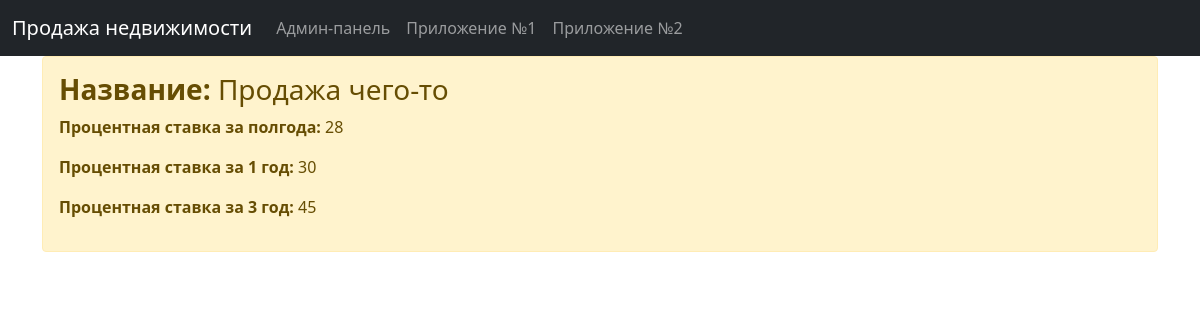
The app's page /api/vl/data/logic2, older data.
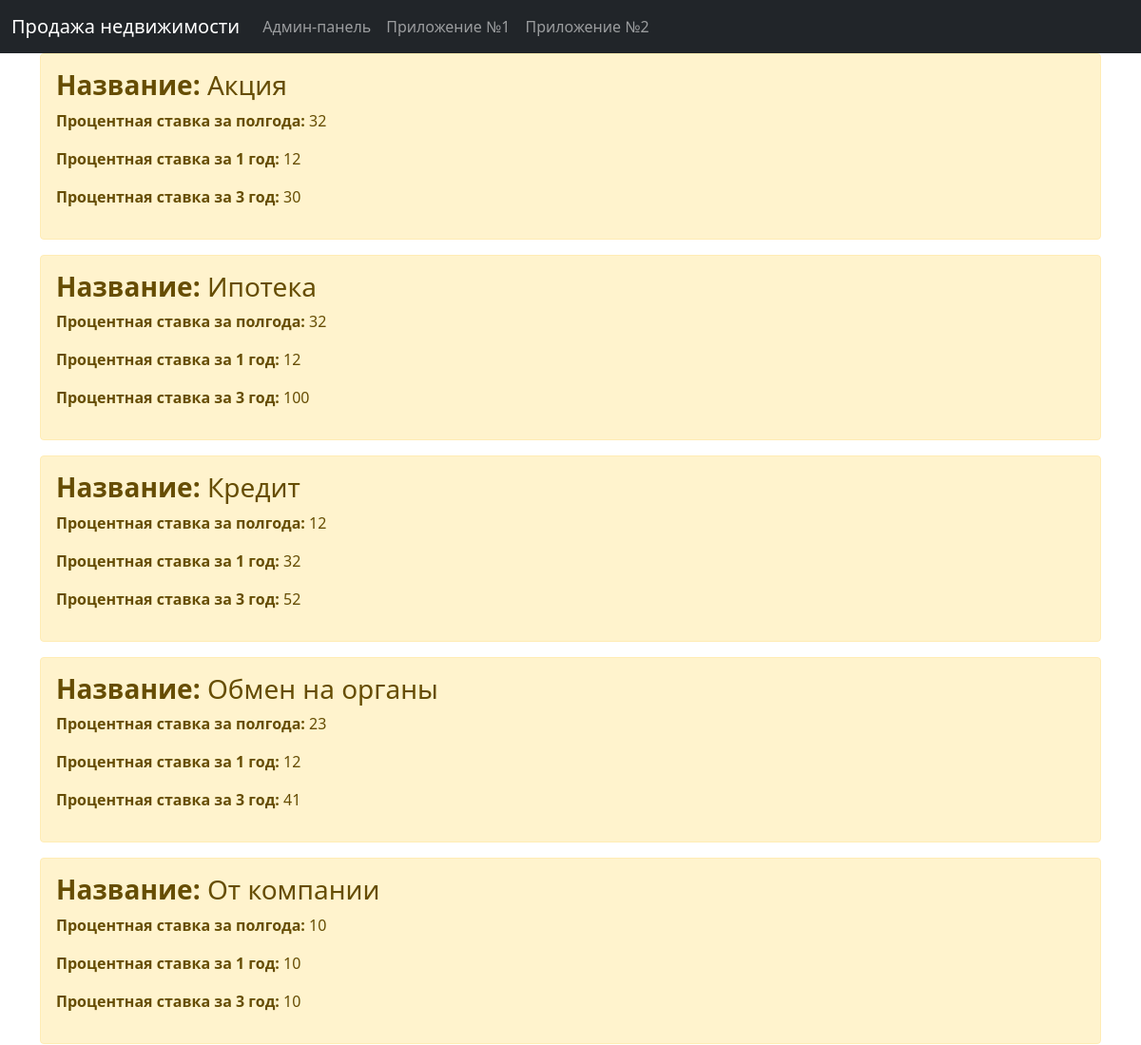
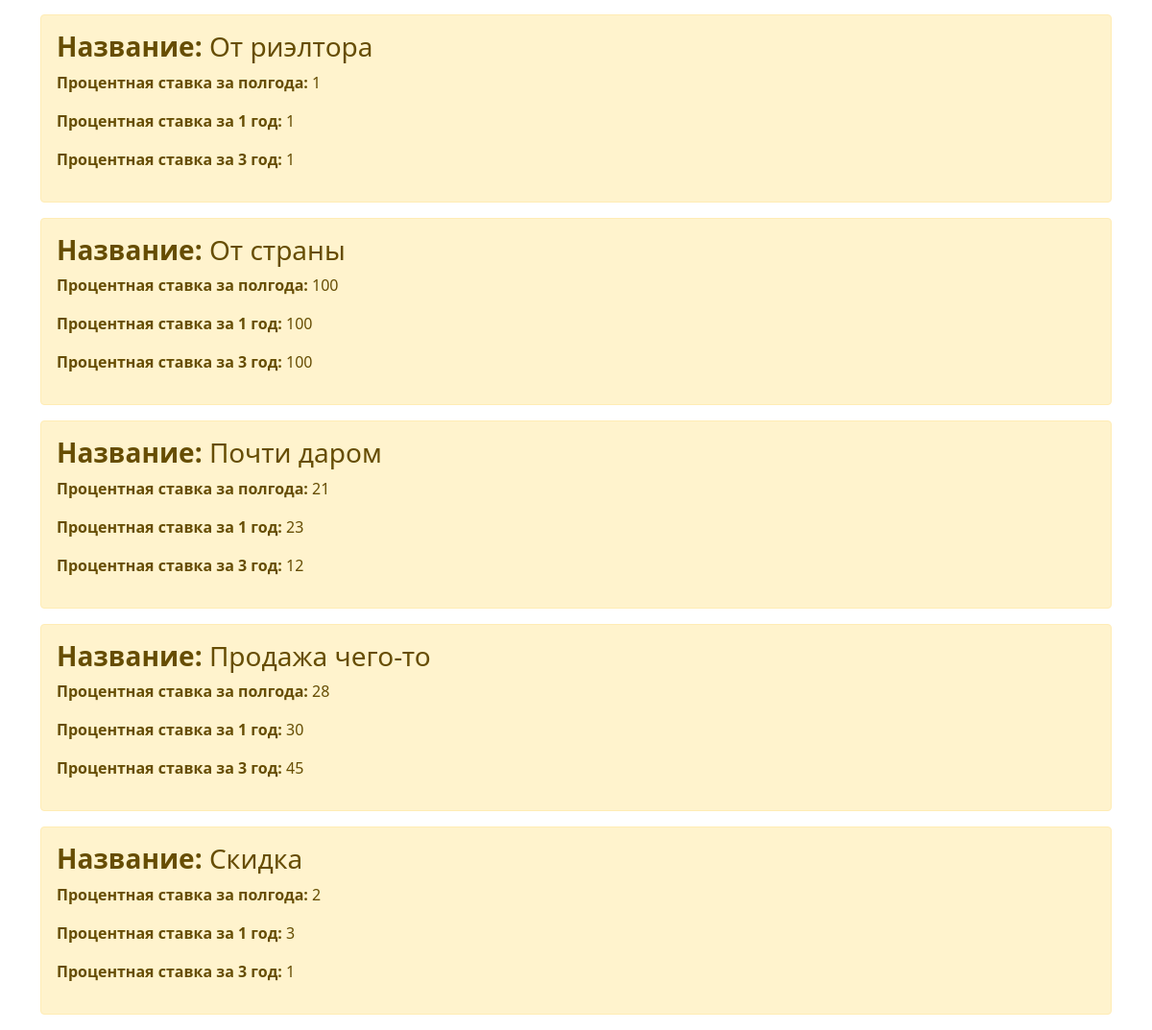
The same page, newer data (2 pictures, top to bottom).
### projectApp/models.py (models this page shows, shortened)
class Tariphy(models.Model):
  id = models.AutoField(primary_key=True)
  name = models.CharField("Название", max_length=50)
  stavka_polgoda = models.IntegerField("Процентная ставка за полгода", max_length=3)
  stavka_god = models.IntegerField("Процентная ставка за 1 год", max_length=3)
  stavka_tri = models.IntegerField("Процентная ставка за 3 год", max_length=3)
  class Meta:
    ordering = ('name', 'stavka_polgoda', 'stavka_god', 'stavka_tri')
    verbose_name = "Тарифы"
    verbose_name_plural = "Тарифы"

### projectApp/views.py (the view)
# urls.py: path('logic2', logic2),
def logic2(request):
  to = Tariphy.objects.all()
  return render(request, "projectApp/second.html", {"to": to})

### projectApp/templates/projectApp/second.html (shortened to what this page needs)
<!DOCTYPE html>
<html lang="en">
<head>
  <link href="https://cdn.jsdelivr.net/npm/bootstrap@5.0.0-beta1/dist/css/bootstrap.min.css" rel="stylesheet">
</head>
<body>
  <nav class="navbar navbar-expand-lg navbar-dark bg-dark">
    <div class="container-fluid">
      <a class="navbar-brand" href="#">Продажа недвижимости</a>
      <div class="collapse navbar-collapse" id="navbarNav">
        <ul class="navbar-nav">
          <li class="nav-item">
            <a class="nav-link" href="/admin">Админ-панель</a>
          </li>
          <li class="nav-item">
            <a class="nav-link" href="/logic1">Приложение №1</a>
          </li>
          <li class="nav-item">
            <a class="nav-link" href="/logic2">Приложение №2</a>
          </li>
        </ul>
      </div>
    </div>
  </nav>
  <div class = "container">
    {% for el in to %}
      <div class = "alert alert-warning">
        <h3><b>Название:</b> {{el.name}}</h3>
        <p><b>Процентная ставка за полгода:</b> {{el.stavka_polgoda}}</p>
        <p><b>Процентная ставка за 1 год:</b> {{el.stavka_god}}</p>
        <p><b>Процентная ставка за 3 год:</b> {{el.stavka_tri}}</p>
      </div>
    {% endfor %}
  </div>
</body>
</html>

Row changes from the older to the newer data that the page shows:
added Tariphy: name "Акция", stavka_polgoda "32", stavka_god "12", stavka_tri "30"
added Tariphy: name "Ипотека", stavka_polgoda "32", stavka_god "12", stavka_tri "100"
added Tariphy: name "Кредит", stavka_polgoda "12", stavka_god "32", stavka_tri "52"
added Tariphy: name "Обмен на органы", stavka_polgoda "23", stavka_god "12", stavka_tri "41"
added Tariphy: name "От компании", stavka_polgoda "10", stavka_god "10", stavka_tri "10"
added Tariphy: name "От риэлтора", stavka_polgoda "1", stavka_god "1", stavka_tri "1"
added Tariphy: name "От страны", stavka_polgoda "100", stavka_god "100", stavka_tri "100"
added Tariphy: name "Почти даром", stavka_polgoda "21", stavka_god "23", stavka_tri "12"
added Tariphy: name "Скидка", stavka_polgoda "2", stavka_god "3", stavka_tri "1"
